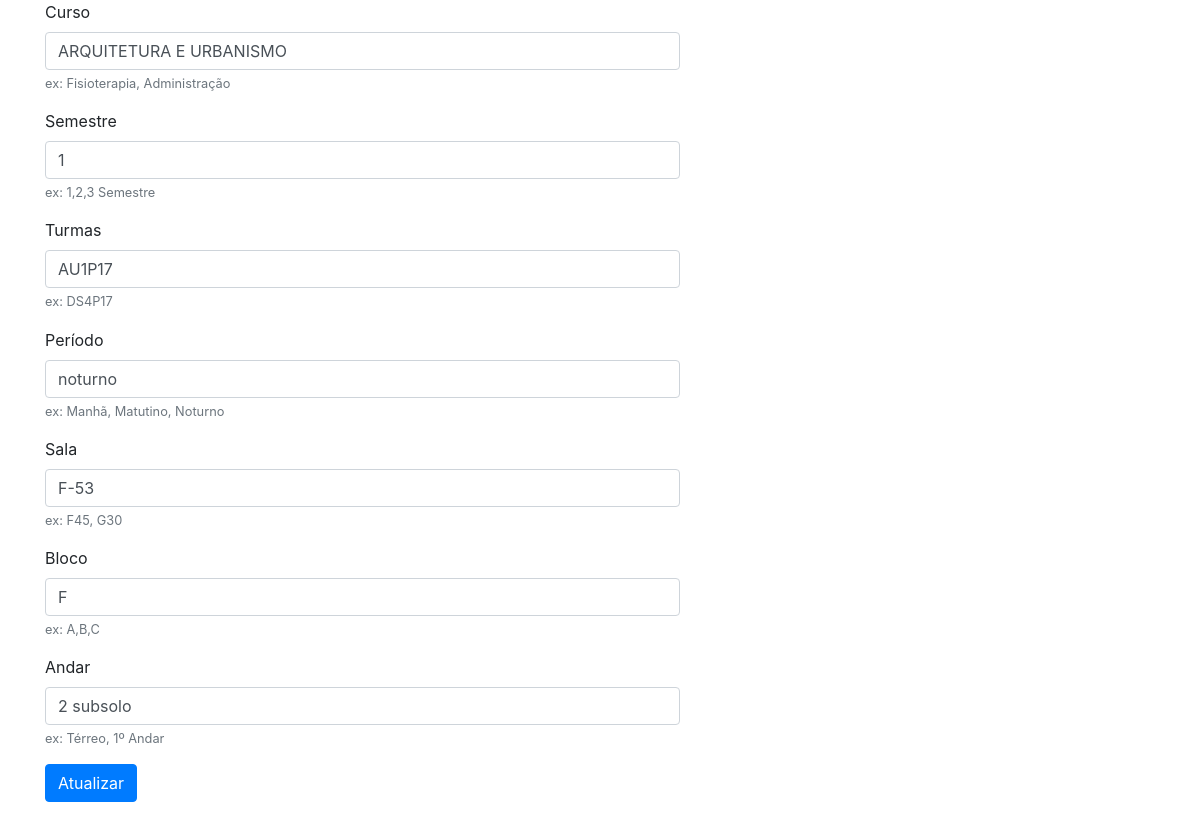
/editcourse.php?course=5 (signed in), run on the app's committed database.
### tables this page shows
CREATE TABLE `cursos` (
  `id` bigint(20) UNSIGNED NOT NULL,
  `curso` varchar(255) NOT NULL,
  `turma` varchar(255) NOT NULL,
  `sala` varchar(255) NOT NULL,
  `bloco` varchar(255) NOT NULL,
  `andar` varchar(255) NOT NULL,
  `semestre` int(11) NOT NULL,
  `periodo` varchar(255) NOT NULL,
  `created_at` timestamp NULL DEFAULT NULL,
  `updated_at` timestamp NULL DEFAULT NULL
);

### editcourse.php (the view, shortened to what this page needs)
<?php
require_once('db/conexao.php');
$id = $_GET["course"];
$stmt = $connection->prepare("SELECT * FROM `cursos` WHERE id = ?");
$stmt->bind_param('s', $id);
$stmt->execute();
$result = $stmt->get_result();
$aux_query = $result->fetch_assoc();
$curso = $aux_query["curso"];
$sala = $aux_query["sala"];
$semestre = $aux_query["semestre"];
$periodo = $aux_query["periodo"];
$bloco = $aux_query["bloco"];
$andar = $aux_query["andar"];
$turma = $aux_query["turma"];
?>
<html lang="en">
<head>
    <link rel="stylesheet" href="https://stackpath.bootstrapcdn.com/bootstrap/4.4.1/css/bootstrap.min.css">
</head>
<body>
    <div class="container">
        <div class="row">
            <div class="col-md-7">
                <form action="./actions/editar.php" method="post">
                    <div class="form-group">
                        <label for="exampleInputEmail1">Curso </label>
                        <input required name="curso" type="text" class="form-control" id="curso" value="<?= $curso ?>">
                        <small id="emailHelp" class="form-text text-muted">ex: Fisioterapia, Administração</small>
                    </div>
                    <div class="form-group">
                        <label for="exampleInputEmail1">Semestre </label>
                        <input required name="semestre" type="text" class="form-control" id="curso" value="<?= $semestre ?>">
                        <small id="emailHelp" class="form-text text-muted">ex: 1,2,3 Semestre</small>
                    </div>
                    <div class="form-group">
                        <label>Turmas</label>
                        <input required name="turma" type="text" class="form-control" id="turmas" value="<?= $turma ?>">
                        <small class="form-text text-muted">ex: DS4P17</small>
                    </div>
                    <div class="form-group">
                    <label>Período</label>
                    <input required name="periodo" type="text" class="form-control" id="periodo" value="<?= $periodo ?>">
                    <small class="form-text text-muted">ex: Manhã, Matutino, Noturno</small>
                </div>
                    <div class="form-group">
                        <label>Sala</label>
                        <input required name="sala" type="text" class="form-control" id="salas" value="<?= $sala ?>">
                        <small class="form-text text-muted">ex: F45, G30</small>
                    </div>
                    <div class="form-group">
                        <label>Bloco</label>
                        <input required name="bloco" type="text" class="form-control" id="turmas" value="<?= $bloco ?>">
                        <small class="form-text text-muted">ex: A,B,C</small>
                    </div>
                    <div class="form-group">
                        <label>Andar</label>
                        <input required name="andar" type="text" class="form-control" id="andar" value="<?= $andar ?>">
                        <small class="form-text text-muted">ex: Térreo, 1º Andar</small>
                    </div>
                    <button type="submit" class="btn btn-primary">Atualizar</button>
                </form>
            </div>
        </div>
    </div>
</body>
</html>

### data on the page
cursos: curso "ARQUITETURA E URBANISMO", semestre "1", turma "AU1P17", periodo "noturno", sala "F-53", bloco "F", andar "2 subsolo"
